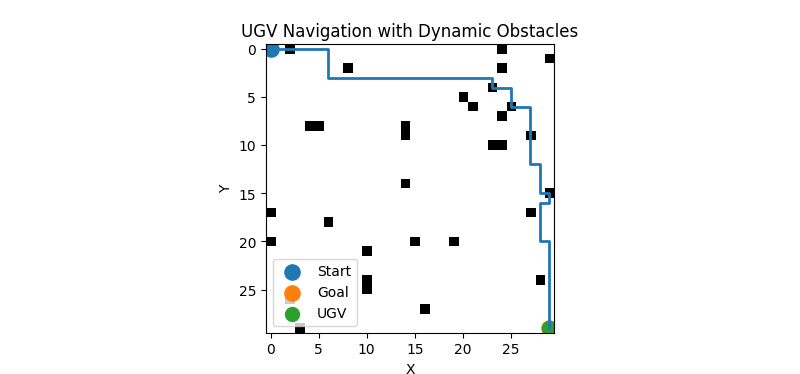

Recreate this plot in Python.
#PROGRAM 3: UGV with Dynamic Obstacles
#Here the obstacles can change position while the UGV is moving.
#The UGV repeatedly calculates a path using A*, moves one step, then checks the environment again.
# PROGRAM 3: UGV NAVIGATION WITH DYNAMIC OBSTACLES

import numpy as np
import matplotlib.pyplot as plt
import heapq
import random
import time

SIZE = 30


def heuristic(a, b):
    return abs(a[0] - b[0]) + abs(a[1] - b[1])


def astar(grid, start, goal):

    open_list = []
    heapq.heappush(open_list, (0, start))

    came_from = {}
    g_cost = {start: 0}

    while open_list:

        _, current = heapq.heappop(open_list)

        if current == goal:

            path = []

            while current in came_from:
                path.append(current)
                current = came_from[current]

            path.append(start)
            path.reverse()

            return path

        x, y = current

        neighbors = [
            (x + 1, y),
            (x - 1, y),
            (x, y + 1),
            (x, y - 1)
        ]

        for nx, ny in neighbors:

            if not (0 <= nx < SIZE and 0 <= ny < SIZE):
                continue

            if grid[nx, ny] == 1:
                continue

            neighbor = (nx, ny)

            new_cost = g_cost[current] + 1

            if neighbor not in g_cost or new_cost < g_cost[neighbor]:

                g_cost[neighbor] = new_cost

                f = new_cost + heuristic(neighbor, goal)

                heapq.heappush(open_list, (f, neighbor))

                came_from[neighbor] = current

    return None


def create_obstacles():

    grid = np.zeros((SIZE, SIZE), dtype=int)

    for _ in range(150):

        x = random.randint(0, SIZE - 1)
        y = random.randint(0, SIZE - 1)

        grid[x, y] = 1

    return grid


def move_dynamic_obstacles(grid, ugv, goal):

    new_grid = np.zeros_like(grid)

    positions = np.argwhere(grid == 1)

    for x, y in positions:

        # Random movement
        directions = [
            (0, 0),
            (1, 0),
            (-1, 0),
            (0, 1),
            (0, -1)
        ]

        dx, dy = random.choice(directions)

        nx = x + dx
        ny = y + dy

        if 0 <= nx < SIZE and 0 <= ny < SIZE:

            if (nx, ny) != ugv and (nx, ny) != goal:
                new_grid[nx, ny] = 1
        else:
            new_grid[x, y] = 1

    return new_grid


# Start and goal
start = (0, 0)
goal = (SIZE - 1, SIZE - 1)

grid = create_obstacles()

grid[start] = 0
grid[goal] = 0

ugv = start
path_history = [ugv]

steps = 0
start_time = time.time()

while ugv != goal and steps < 1000:

    # Re-plan using current obstacle information
    path = astar(grid, ugv, goal)

    if path is None:
        print("UGV could not find a path.")
        break

    # Move one step
    if len(path) > 1:
        ugv = path[1]
        path_history.append(ugv)

    # Obstacles move after UGV moves
    grid = move_dynamic_obstacles(grid, ugv, goal)

    grid[ugv] = 0
    grid[goal] = 0

    steps += 1


execution_time = time.time() - start_time

print("================================")
print("DYNAMIC UGV RESULTS")
print("================================")
print("Start:", start)
print("Goal:", goal)
print("Steps Taken:", steps)
print("Execution Time:", round(execution_time, 4), "seconds")

if ugv == goal:
    print("Mission Status: SUCCESS")
else:
    print("Mission Status: FAILED")


# Plot final environment and UGV path

plt.figure(figsize=(8, 8))

plt.imshow(grid, cmap="gray_r")

x = [p[0] for p in path_history]
y = [p[1] for p in path_history]

plt.plot(y, x, linewidth=2)

plt.scatter(start[1], start[0], s=120, label="Start")
plt.scatter(goal[1], goal[0], s=120, label="Goal")

plt.scatter(ugv[1], ugv[0], s=100, label="UGV")

plt.title("UGV Navigation with Dynamic Obstacles")
plt.xlabel("X")
plt.ylabel("Y")
plt.legend()

plt.show()
